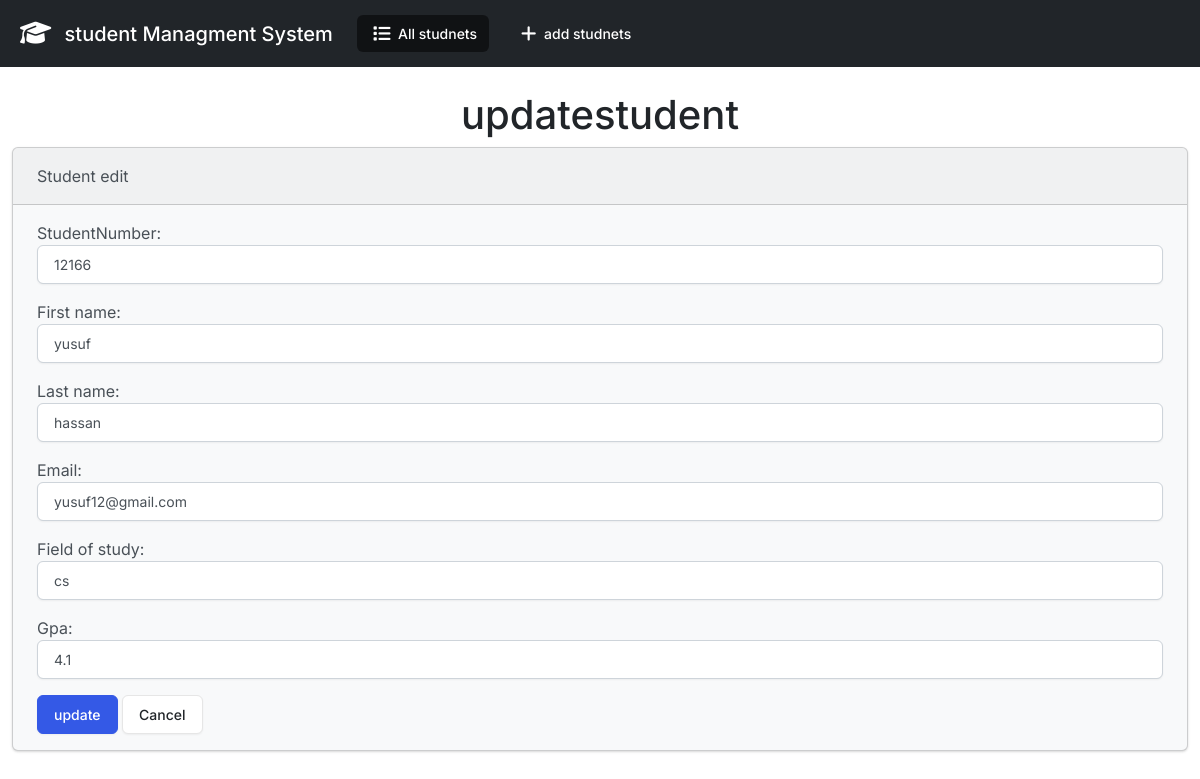
Page /edit/4/ on the committed database.
### stud/models.py (models this page shows, shortened)
class Students(models.Model):
    studentNumber = models.CharField(max_length=100)
    first_name = models.CharField(max_length=100)
    last_name = models.CharField(max_length=100)
    email = models.EmailField(max_length=100)
    field_of_study = models.CharField(max_length=100)
    gpa = models.FloatField()

### stud/views.py (the view)
# urls.py: path('edit/<int:id>/' ,views.edit , name='edit' ),
def edit(request , id):
    if request.method == "POST":
        student = Students.objects.get(pk=id)
        form = studentForm(request.POST , instance=student)
        if form.is_valid():
            form.save()
            return render(request , 'students/edit.html' , {
                'form': form ,
                'success': True
            })
    else :
        student = Students.objects.get(pk=id)
        form = studentForm(instance=student)
    return render(request , 'students/edit.html' , {
        'form': form
    })

### stud/forms.py
class studentForm(forms.ModelForm):
    class Meta:
       model = Students
       fields = ['studentNumber' , 'first_name' , 'last_name' , 'email', 'field_of_study' , 'gpa']
       widgets = {
           'studentNumber' : forms.NumberInput(attrs={'class': 'form-control'}) ,
           'first_name' : forms.TextInput(attrs={'class': 'form-control'}) ,
           'last_name' : forms.TextInput(attrs={'class': 'form-control'}) ,
           'email' : forms.EmailInput(attrs={'class': 'form-control'}) ,
           'field_of_study' : forms.TextInput(attrs={'class': 'form-control'}),
           'gpa' : forms.NumberInput(attrs={'class': 'form-control'})
       }

### stud/templates/students/edit.html (shortened to what this page needs)
{% extends 'students/base.html' %}
{% block body %}
   <h1 class="text-center mt-4">updatestudent</h1>
   {% if success %}
    <div class="alert alert-success">
        <h2> student updated succesfully</h2>
        <a href="{% url 'index' %}"> go to home page</a>
    </div>
   {% else %}
   <div class="row justify-content-center">
    <div class="col6">
        <div class="card bg-light mb-3" >
            <div class="card-header ">Student edit</div>
            <div class="card-body">
                <form action = "" method='POST'>
                    {{form.as_p}}
                    <button type="submit" class="btn btn-primary">update</button>
                    <a href="{% url 'index' %}" class="btn btn-secondary">Cancel</a>
                </form>
            </div>
          </div>
    </div>
   </div>
   {% endif %}
{% endblock body %}

### rows in the picture
Students: studentNumber "12166", first_name "yusuf", last_name "hassan", email "yusuf12@gmail.com", field_of_study "cs", gpa "4.1"
